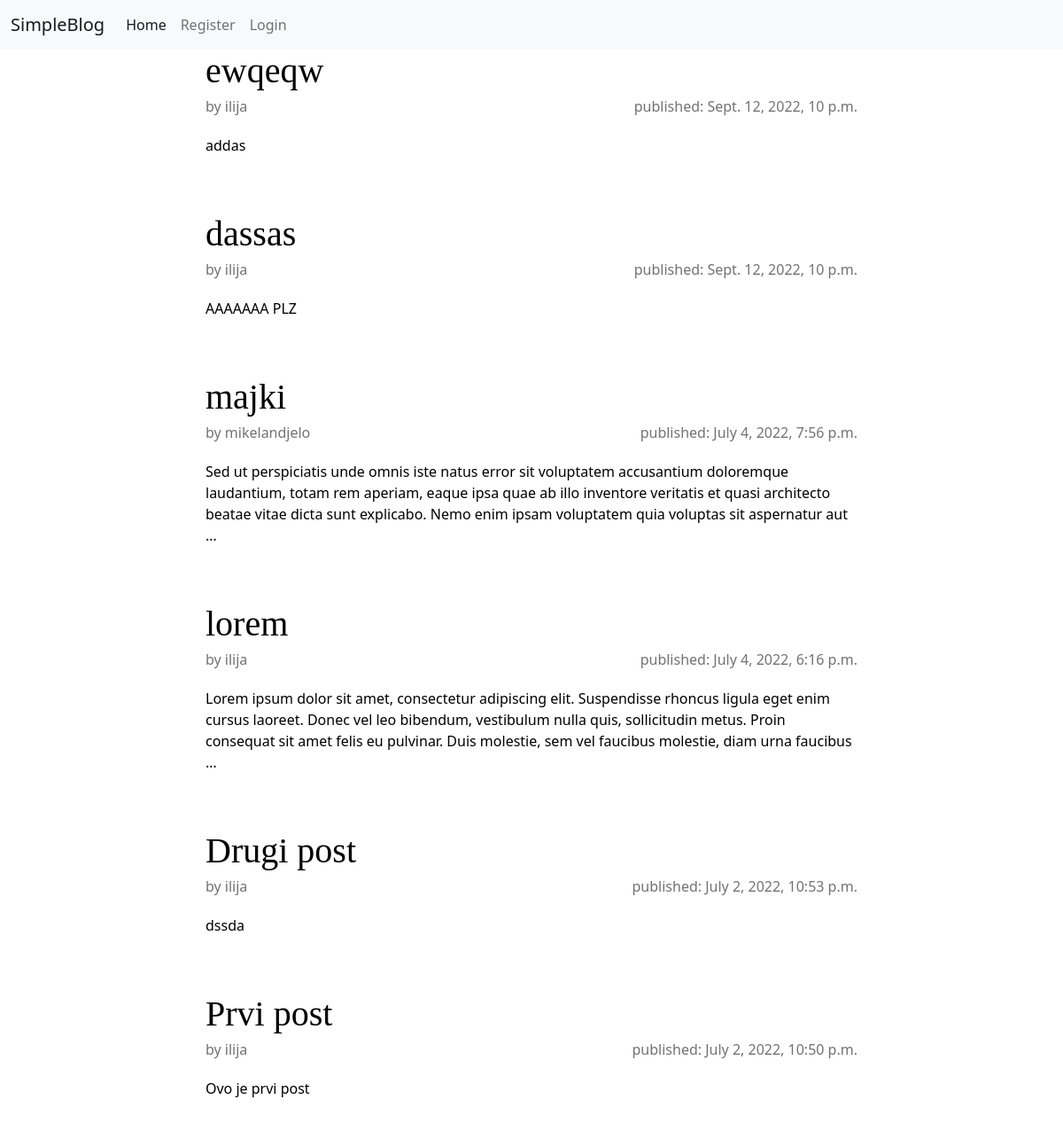
The app's page /, older data.
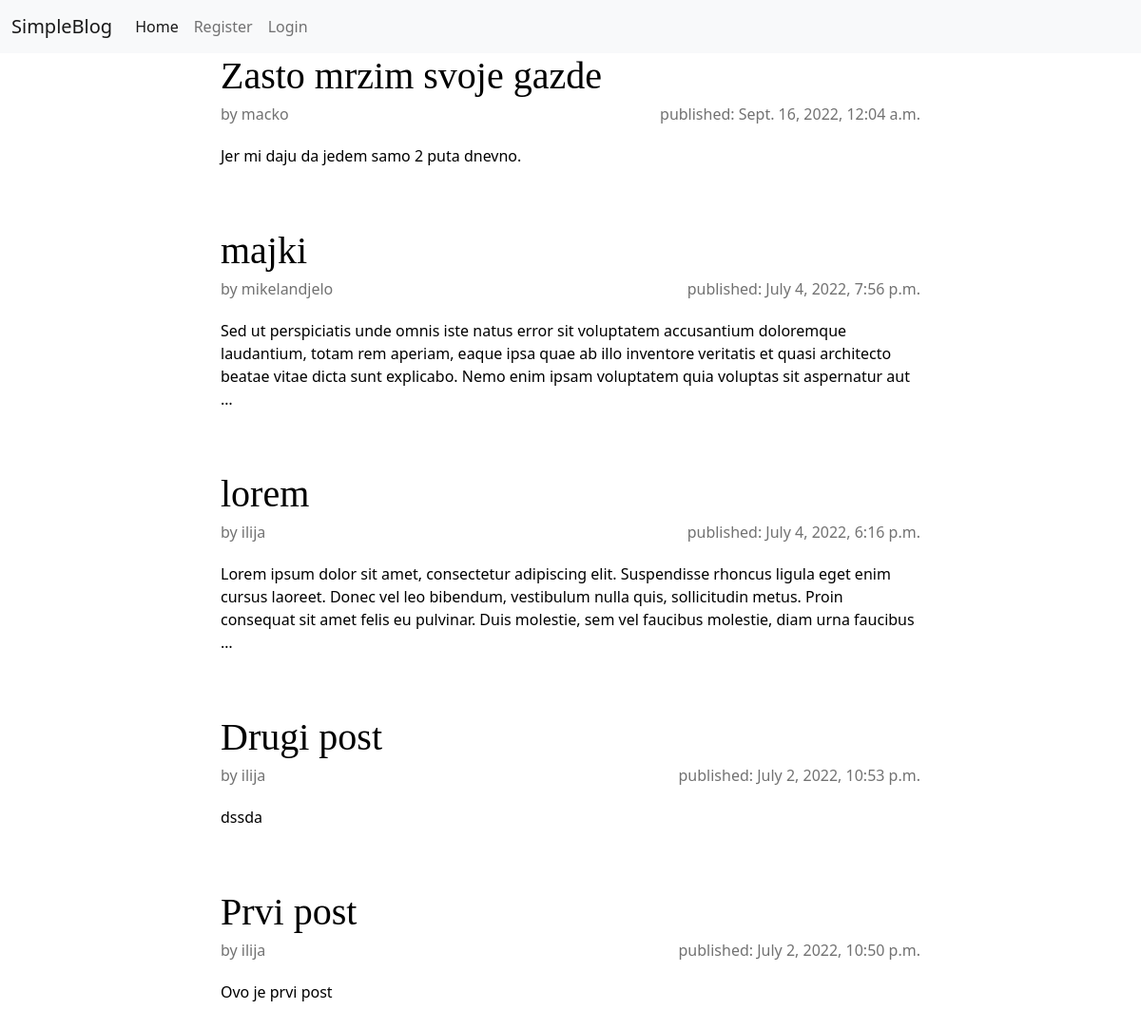
The same page, newer data.
### website/models.py (models this page shows, shortened)
class Post(models.Model):
    options=(
        ('draft', 'Draft'),
        ('published', 'Published'),
    )
    title = models.CharField(max_length=250)
    slug = models.SlugField(max_length=250, unique=True)
    publish = models.DateTimeField(default=timezone.now)
    author = models.ForeignKey(User, on_delete=models.CASCADE, related_name='blog_post')
    content = models.TextField()
    status = models.CharField(max_length=10, choices=options, default='draft')
    image = ResizedImageField(null=True, blank=True, upload_to="images")
    class Meta:
        ordering = ('-publish',)

### website/views.py (the view)
# urls.py: 2. Add a URL to urlpatterns:  path('', views.home, name='home')
def home(request):
    allposts = Post.objects.get_queryset().filter(status='published')
    return render(request, 'index.html', {'posts' : allposts})

### website/templates/index.html (shortened to what this page needs)
{% extends "base.html" %}
    {% block content %}
      {% for post in posts %}
    <a href=post/{{post.id}} style="text-decoration:none; color:black;">
    <article class="blog-post" href={{post.id}}>
      <div class="col-12"><h2 class="blog-post-title mb-1">{{post.title}}</h2> </div>
      <p class="blog-post-meta" style="text-align:left;">
        by {{post.author}}
        <span style="float:right;">
            published: {{post.publish}}
        </span></p>
      <div class="col-12"><p>{{post.content|truncatewords:40}}</p></div>
    </article>
  </a>
      {% endfor %}
    {% endblock %}

Row changes from the older to the newer data that the page shows:
removed Post: title "ewqeqw", author "ilija", publish "Sept. 12, 2022, 10 p.m.", content "addas"
removed Post: title "dassas", author "ilija", publish "Sept. 12, 2022, 10 p.m.", content "AAAAAAA PLZ"
added Post: title "Zasto mrzim svoje gazde", author "macko", publish "Sept. 16, 2022, 12:04 a.m.", content "Jer mi daju da jedem samo 2 puta dnevno."
